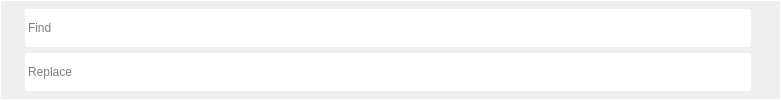
<?xml version="1.0" encoding="UTF-8"?>
<ui version="4.0">
 <class>Search</class>
 <widget class="QWidget" name="Search">
  <property name="geometry">
   <rect>
    <x>0</x>
    <y>0</y>
    <width>781</width>
    <height>100</height>
   </rect>
  </property>
  <property name="minimumSize">
   <size>
    <width>0</width>
    <height>50</height>
   </size>
  </property>
  <property name="maximumSize">
   <size>
    <width>1000</width>
    <height>100</height>
   </size>
  </property>
  <property name="windowTitle">
   <string>Form</string>
  </property>
  <property name="styleSheet">
   <string notr="true">border: 1px solid #ffffff;</string>
  </property>
  <layout class="QHBoxLayout" name="horizontalLayout" stretch="0,1,0">
   <property name="spacing">
    <number>0</number>
   </property>
   <property name="leftMargin">
    <number>0</number>
   </property>
   <property name="topMargin">
    <number>0</number>
   </property>
   <property name="rightMargin">
    <number>0</number>
   </property>
   <property name="bottomMargin">
    <number>0</number>
   </property>
   <item>
    <widget class="QWidget" name="HideWd" native="true">
     <property name="minimumSize">
      <size>
       <width>25</width>
       <height>0</height>
      </size>
     </property>
     <property name="maximumSize">
      <size>
       <width>25</width>
       <height>16777215</height>
      </size>
     </property>
     <property name="styleSheet">
      <string notr="true">border: none;</string>
     </property>
     <layout class="QHBoxLayout" name="horizontalLayout_2">
      <property name="spacing">
       <number>0</number>
      </property>
      <property name="leftMargin">
       <number>0</number>
      </property>
      <property name="topMargin">
       <number>0</number>
      </property>
      <property name="rightMargin">
       <number>0</number>
      </property>
      <property name="bottomMargin">
       <number>0</number>
      </property>
      <item>
       <widget class="QPushButton" name="Hide">
        <property name="sizePolicy">
         <sizepolicy hsizetype="Preferred" vsizetype="Preferred">
          <horstretch>0</horstretch>
          <verstretch>0</verstretch>
         </sizepolicy>
        </property>
        <property name="minimumSize">
         <size>
          <width>25</width>
          <height>0</height>
         </size>
        </property>
        <property name="maximumSize">
         <size>
          <width>25</width>
          <height>16777215</height>
         </size>
        </property>
        <property name="styleSheet">
         <string notr="true">border: none;</string>
        </property>
        <property name="text">
         <string/>
        </property>
        <property name="icon">
         <iconset>
          <normaloff>:/resources/arrow1.svg</normaloff>:/resources/arrow1.svg</iconset>
        </property>
       </widget>
      </item>
     </layout>
    </widget>
   </item>
   <item>
    <widget class="QWidget" name="FinRepWd" native="true">
     <property name="styleSheet">
      <string notr="true">border: none;</string>
     </property>
     <layout class="QVBoxLayout" name="verticalLayout_2">
      <property name="leftMargin">
       <number>0</number>
      </property>
      <property name="rightMargin">
       <number>0</number>
      </property>
      <item>
       <widget class="QLineEdit" name="Fin">
        <property name="sizePolicy">
         <sizepolicy hsizetype="Expanding" vsizetype="Preferred">
          <horstretch>0</horstretch>
          <verstretch>0</verstretch>
         </sizepolicy>
        </property>
        <property name="minimumSize">
         <size>
          <width>0</width>
          <height>0</height>
         </size>
        </property>
        <property name="styleSheet">
         <string notr="true">border: 1px solid #ffffff;
border-radius: 3px;</string>
        </property>
        <property name="placeholderText">
         <string>Find</string>
        </property>
       </widget>
      </item>
      <item>
       <widget class="QLineEdit" name="Rep">
        <property name="sizePolicy">
         <sizepolicy hsizetype="Expanding" vsizetype="Preferred">
          <horstretch>0</horstretch>
          <verstretch>0</verstretch>
         </sizepolicy>
        </property>
        <property name="minimumSize">
         <size>
          <width>0</width>
          <height>0</height>
         </size>
        </property>
        <property name="styleSheet">
         <string notr="true">border: 1px solid #ffffff;
border-radius: 3px;</string>
        </property>
        <property name="placeholderText">
         <string>Replace</string>
        </property>
       </widget>
      </item>
     </layout>
    </widget>
   </item>
   <item>
    <widget class="QWidget" name="ButtonsWd" native="true">
     <property name="minimumSize">
      <size>
       <width>30</width>
       <height>0</height>
      </size>
     </property>
     <property name="maximumSize">
      <size>
       <width>30</width>
       <height>16777215</height>
      </size>
     </property>
     <property name="styleSheet">
      <string notr="true">border: none;</string>
     </property>
     <layout class="QVBoxLayout" name="verticalLayout">
      <property name="spacing">
       <number>0</number>
      </property>
      <property name="leftMargin">
       <number>0</number>
      </property>
      <property name="topMargin">
       <number>5</number>
      </property>
      <property name="rightMargin">
       <number>0</number>
      </property>
      <property name="bottomMargin">
       <number>5</number>
      </property>
      <item>
       <widget class="QPushButton" name="Close">
        <property name="sizePolicy">
         <sizepolicy hsizetype="Preferred" vsizetype="Preferred">
          <horstretch>0</horstretch>
          <verstretch>0</verstretch>
         </sizepolicy>
        </property>
        <property name="minimumSize">
         <size>
          <width>30</width>
          <height>30</height>
         </size>
        </property>
        <property name="maximumSize">
         <size>
          <width>30</width>
          <height>30</height>
         </size>
        </property>
        <property name="styleSheet">
         <string notr="true">border: none;</string>
        </property>
        <property name="text">
         <string/>
        </property>
        <property name="icon">
         <iconset>
          <normaloff>:/resources/cross.svg</normaloff>:/resources/cross.svg</iconset>
        </property>
       </widget>
      </item>
      <item>
       <widget class="QPushButton" name="Up">
        <property name="sizePolicy">
         <sizepolicy hsizetype="Preferred" vsizetype="Preferred">
          <horstretch>0</horstretch>
          <verstretch>0</verstretch>
         </sizepolicy>
        </property>
        <property name="minimumSize">
         <size>
          <width>30</width>
          <height>30</height>
         </size>
        </property>
        <property name="maximumSize">
         <size>
          <width>30</width>
          <height>30</height>
         </size>
        </property>
        <property name="styleSheet">
         <string notr="true">border: none;</string>
        </property>
        <property name="text">
         <string/>
        </property>
        <property name="icon">
         <iconset>
          <normaloff>:/resources/up.svg</normaloff>:/resources/up.svg</iconset>
        </property>
       </widget>
      </item>
      <item>
       <widget class="QPushButton" name="Down">
        <property name="sizePolicy">
         <sizepolicy hsizetype="Preferred" vsizetype="Preferred">
          <horstretch>0</horstretch>
          <verstretch>0</verstretch>
         </sizepolicy>
        </property>
        <property name="minimumSize">
         <size>
          <width>30</width>
          <height>30</height>
         </size>
        </property>
        <property name="maximumSize">
         <size>
          <width>30</width>
          <height>30</height>
         </size>
        </property>
        <property name="styleSheet">
         <string notr="true">border: none;</string>
        </property>
        <property name="text">
         <string/>
        </property>
        <property name="icon">
         <iconset>
          <normaloff>:/resources/down.svg</normaloff>:/resources/down.svg</iconset>
        </property>
       </widget>
      </item>
     </layout>
    </widget>
   </item>
  </layout>
 </widget>
 <resources>
  <include location="resources.qrc"/>
 </resources>
 <connections/>
</ui>
